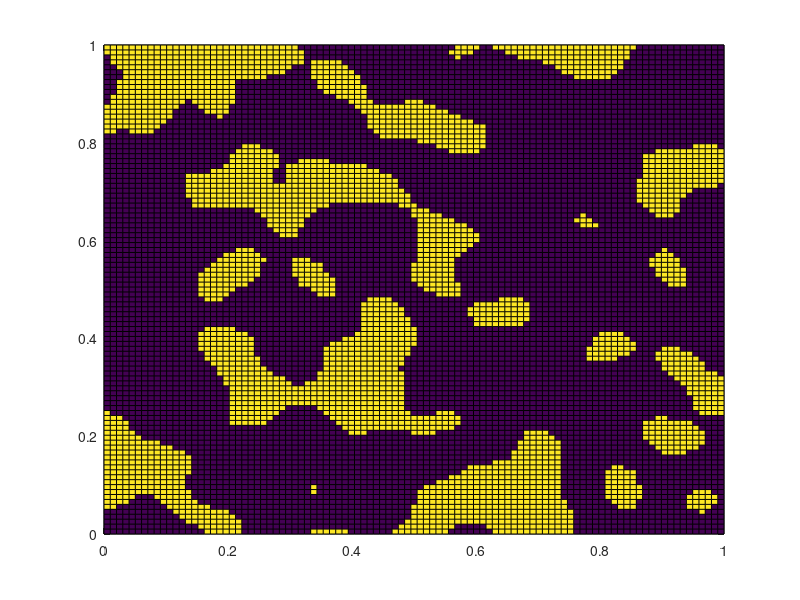

Write MATLAB code to recreate this figure.
clear all;
close all;
clc;

% This file illustrates how (anisotropic) Bochner samples may be generated

volume_fraction = 0.3; % V_hi/V_ges;
threshold = erfinv(volume_fraction *2 -1)*sqrt(2);

nx = 100;
ny = 100;

[xg,yg] = meshgrid(linspace(0,1,nx),linspace(0,1,ny));

coords = zeros(2,nx*ny);
coords(1,:) = reshape(xg,1,nx*ny);
coords(2,:) = reshape(yg,1,nx*ny);


% Anisotropic:


%Generate approximate Gaussian process sample functions in analytical form using Bochner's theorem
sigma_f2 = 1;
nBasisFunctions = 1e3;


dir_1 = [1,0];
dir_2 = [0,1];
%dir_3 = [1,1];
ls_1 = 0.05;
ls_2 = 0.05;
ls_3 = 0.01;

dim = 2;
n_main_dir = 2;
Lambda = zeros(dim,n_main_dir);
Lambda(:,1) = dir_1/norm(dir_1) / ls_1;
Lambda(:,2) = dir_2/norm(dir_2) / ls_2;
% Lambda(:,3) = dir_3/norm(dir_3) / ls_3;
M = Lambda * Lambda';

%Stacked samples from W, see reference_notes
W = mvnrnd(zeros(1, 2), M, nBasisFunctions);

%Stacked samples from b, see notes
b = repmat(2*pi*rand(nBasisFunctions, 1),[1,nx*ny]);


for i = 1:1
    %Draw coefficients gamma
    gamma = normrnd(0, 1, 1, nBasisFunctions);
    
    %Handle to sample function
    sampleFun = @(x) sqrt((2*sigma_f2)/nBasisFunctions)*(gamma*cos(W*x + b));

    res = sampleFun(coords);
    
%     var(reshape(res,1,numel(res)))
%     mean(reshape(res,1,numel(res)))
    
    res = reshape(res,nx,ny);
    res = (res < threshold)*1.0;
    
    vol_frac = sum(reshape(res,1,numel(res)))/numel(res)
    
    pcolor(xg,yg,res)
    
    %view([0,90])
    
    %pause();
end




